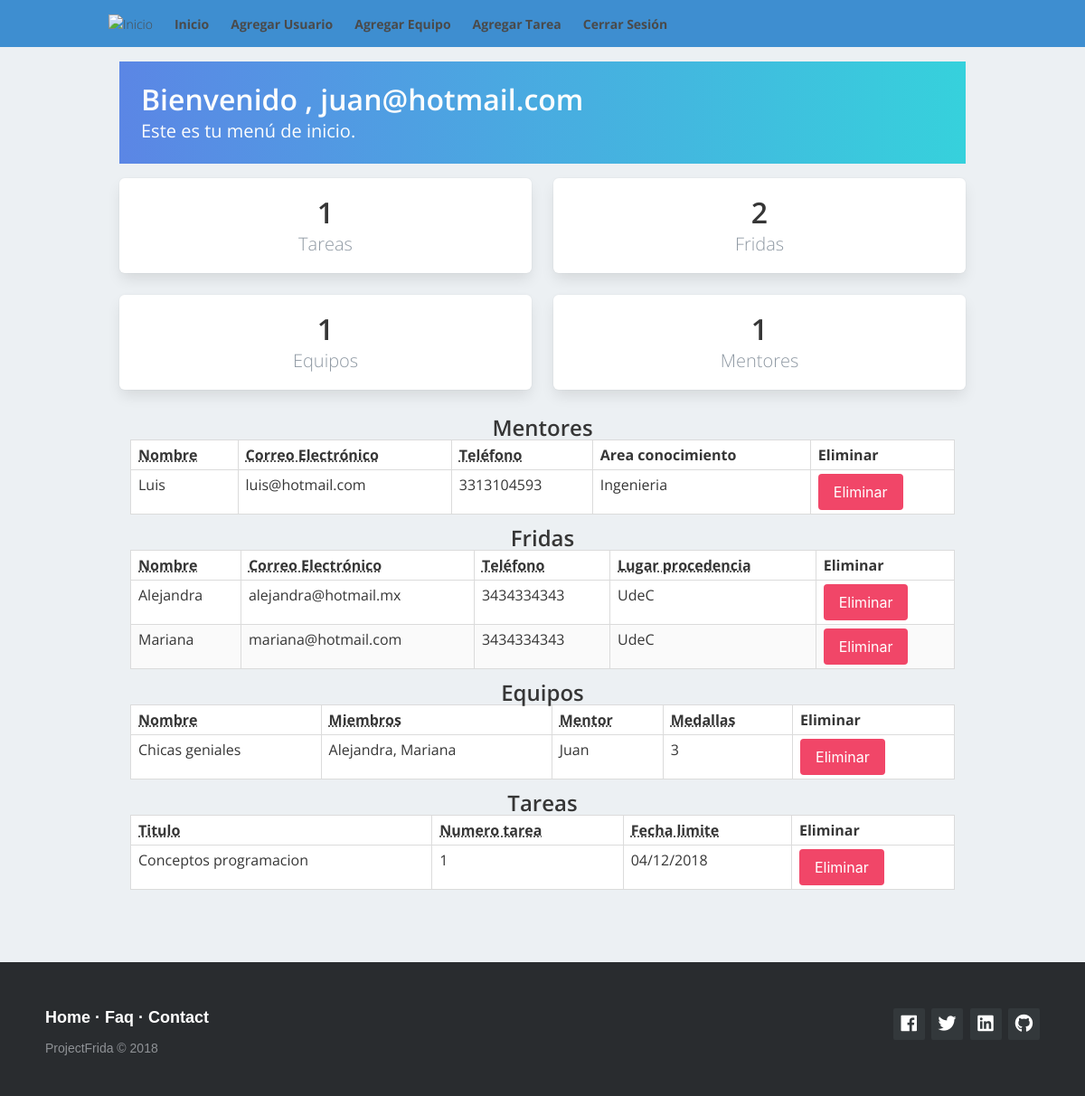
/liderf.php (signed in), run on the app's committed database.
### tables this page shows
CREATE TABLE `usuarios` (
  `idusuario` int(11) NOT NULL,
  `nombre` varchar(100) NOT NULL,
  `fecha_nac` varchar(10) NOT NULL,
  `correo` varchar(50) NOT NULL,
  `lugar_procedencia` varchar(11) NOT NULL,
  `telefono` varchar(10) NOT NULL,
  `rol` varchar(6) NOT NULL,
  `area_conocimiento` varchar(100) NOT NULL,
  `contrasena` varchar(50) NOT NULL,
  `idequipo` int(11) NOT NULL
);

CREATE TABLE `equipos` (
  `idequipo` int(11) NOT NULL,
  `nombre` varchar(100) NOT NULL,
  `miembros` varchar(500) NOT NULL,
  `mentor` varchar(100) NOT NULL,
  `medallas` int(11) NOT NULL
);

CREATE TABLE `tareas` (
  `idtarea` int(11) NOT NULL,
  `titulo` varchar(50) NOT NULL,
  `numero` int(11) NOT NULL,
  `archivo` longblob NOT NULL,
  `fecha_entregado` varchar(10) NOT NULL,
  `fecha_limite_entrega` varchar(10) NOT NULL
);

### liderf.php (the view, shortened to what the rows shown need)
<?php
    if($_SESSION["logueado"] == TRUE) {
        $pid = $_SESSION['id'];
?>
<!DOCTYPE html>
<html lang="en">
<head>
    <link rel="stylesheet" href="https://maxcdn.bootstrapcdn.com/font-awesome/4.7.0/css/font-awesome.min.css">
    <link rel="stylesheet" href="https://cdnjs.cloudflare.com/ajax/libs/bulma/0.7.2/css/bulma.min.css" />
    <link rel="stylesheet" type="text/css" href="./css/menuFrida.css">
	<link rel="stylesheet" href="css/footerGeneral.css">
	<link rel="stylesheet" href="https://use.fontawesome.com/releases/v5.5.0/css/all.css">
</head>
<body>
    <div class="container">
        <div class="columns">
            <div class="column is-12">
                <section class="hero is-info welcome is-small">
                    <div class="hero-body">
                        <div class="container">
                            <h1 class="title">
                                Bienvenido , <span> <?php echo $pid ?></span>
                            </h1>
                            <h2 class="subtitle">
                                Este es tu menú de inicio.
                            </h2>
                        </div>
                    </div>
                </section>
            <div>
            <div class="container">
                    <div class="columns">
                        <div class="column is-12">
                    <table class="table is-bordered is-striped is-narrow is-hoverable is-fullwidth">
                            <thead>
                            <caption > <h1 class="title is-4">Mentores</h1> </caption>
                              <tr>
                                <th><abbr title="Position">Nombre</abbr></th>
                                <th><abbr title="Played">Correo Electrónico</abbr></th>
                                <th><abbr title="Won">Teléfono</abbr></th>
                                <th>Area conocimiento</th>
                                <th>Eliminar</th>
                              </tr>
                            </thead>
                            <tbody>
                              <?php
                                require 'conexion.php';
                                $sql = "SELECT * FROM usuarios where rol='mentor'";
                                $result = $mysqli->query($sql);
                                if ($result->num_rows > 0) {
                                    while($row = $result->fetch_assoc()) {
                                    ?>
                                        <tr>
                                            <td><?php echo $row["nombre"]?></td>
                                            <td><?php echo $row["correo"]?></td>
                                            <td><?php echo $row["telefono"]?></td>
                                            <td><?php echo $row["area_conocimiento"]?></td>
                                            <td>
                                                <form action="./php/eliminarUsuario.php" method="post" onsubmit="return confirm('¿Seguro quiere eliminar este mentor?');">
                                                    <input type="submit" class="button is-danger" value="Eliminar">
                                                </form>
                                                </td>
                                        </tr>
                                <?php }
                                } else {
                                    echo "0 results";
                                }
                                ?>
                            </tbody>
                          </table>
                    </div>
                    </div>
                </div>
            <div class="container">
                    <div class="columns">
                        <div class="column is-12">
                    <table class="table is-bordered is-striped is-narrow is-hoverable is-fullwidth">
                            <thead>
                            <caption > <h1 class="title is-4">Fridas</h1> </caption>
                              <tr>
                                <th><abbr title="Position">Nombre</abbr></th>
                                <th><abbr title="Played">Correo Electrónico</abbr></th>
                                <th><abbr title="Won">Teléfono</abbr></th>
                                <th><abbr title="Position">Lugar procedencia</abbr></th>
                                <th>Eliminar</th>
                              </tr>
                            </thead>
                            <tbody>
                              <?php
                                require 'conexion.php';
                                $sql = "SELECT * FROM usuarios where rol='frida'";
                                $result = $mysqli->query($sql);
                                if ($result->num_rows > 0) {
                                    while($row = $result->fetch_assoc()) {
                                    ?>
                                        <tr>
                                            <td><?php echo $row["nombre"]?></td>
                                            <td><?php echo $row["correo"]?></td>
                                            <td><?php echo $row["telefono"]?></td>
                                            <td><?php echo $row["lugar_procedencia"]?></td>
                                            <td>
                                                <form action="./php/eliminarUsuario.php" method="post"onsubmit="return confirm('¿Seguro quiere eliminar esta frida?');">
                                                    <input type="submit" class="button is-danger" value="Eliminar">
                                                </form>
                                                </td>
                                        </tr>
                                <?php }
                                } else {
                                    echo "0 results";
                                }
                                ?>
                            </tbody>
                          </table>
                    </div>
                    </div>
                </div>
              <div class="container">
                    <div class="columns">
                        <div class="column is-12">
                    <table class="table is-bordered is-striped is-narrow is-hoverable is-fullwidth">
                            <thead>
                            <caption > <h1 class="title is-4">Equipos</h1> </caption>
                              <tr>
                                <th><abbr title="Position">Nombre</abbr></th>
                                <th><abbr title="Played">Miembros</abbr></th>
                                <th><abbr title="Won">Mentor</abbr></th>
                                <th><abbr title="Won">Medallas</abbr></th>
                                <th>Eliminar</th>
                              </tr>
                            </thead>
                            <tbody>
                              <?php
                                require 'conexion.php';
                                $sql = "SELECT * FROM equipos ";
                                $result = $mysqli->query($sql);
                                if ($result->num_rows > 0) {
                                    while($row = $result->fetch_assoc()) {
                                    ?>
                                        <tr>
                                            <td><?php echo $row["nombre"]?></td>
                                            <td><?php echo $row["miembros"]?></td>
                                            <td><?php echo $row["mentor"]?></td>
                                            <td><?php echo $row["medallas"]?></td>
                                            <td>
                                                <form action="./php/eliminarEquipo.php" method="post" onsubmit="return confirm('¿Seguro quiere eliminar este equipo?');">
                                                    <input type="submit" class="button is-danger" value="Eliminar">
                                                </form>
                                                </td>
                                        </tr>
                                <?php }
                                } else {
                                    echo "0 results";
                                }
                                ?>
                            </tbody>
                          </table>
                    </div>
                    </div>
                </div>
              <div class="container">
                    <div class="columns">
                        <div class="column is-12">
                    <table class="table is-bordered is-striped is-narrow is-hoverable is-fullwidth">
                            <thead>
                            <caption > <h1 class="title is-4">Tareas</h1> </caption>
                              <tr>
                                <th><abbr title="Position">Titulo</abbr></th>
                                <th><abbr title="Played">Numero tarea</abbr></th>
                                <th><abbr title="Won">Fecha limite</abbr></th>
                                <th>Eliminar</th>
                              </tr>
                            </thead>
                            <tbody>
                              <?php
                                require 'conexion.php';
                                $sql = "SELECT * FROM tareas ";
                                $result = $mysqli->query($sql);
                                if ($result->num_rows > 0) {
                                    while($row = $result->fetch_assoc()) {
                                    ?>
                                        <tr>
                                            <td><?php echo $row["titulo"]?></td>
                                            <td><?php echo $row["numero"]?></td>
                                            <td><?php echo $row["fecha_limite_entrega"]?></td>
                                            <td>
                                                <form action="./php/eliminarTarea.php" method="post" onsubmit="return confirm('¿Seguro quiere eliminar esta tarea?');">
                                                    <input type="submit" class="button is-danger" value="Eliminar">
                                                </form>
                                                </td>
                                        </tr>
                                <?php }
                                } else {
                                    echo "0 results";
                                }
                                ?>
                            </tbody>
                          </table>
                    </div>
                    </div>
                </div>
            </div>
            </div>
        </div>
    </div>
</body>
</html>
<?php
    } else {
        echo "<script>location.href='index.php';</script>";
    }
?>

### data on the page
usuarios: nombre "Luis", correo "luis@hotmail.com", telefono "3313104593", area_conocimiento "Ingenieria"
usuarios: nombre "Alejandra", correo "alejandra@hotmail.mx", telefono "3434334343", lugar_procedencia "UdeC"
usuarios: nombre "Mariana", correo "mariana@hotmail.com", telefono "3434334343", lugar_procedencia "UdeC"
equipos: nombre "Chicas geniales", miembros "Alejandra, Mariana", mentor "Juan", medallas "3"
tareas: titulo "Conceptos programacion", numero "1", fecha_limite_entrega "04/12/2018"

### other printed values
$pid "juan@hotmail.com"
$row["numTareas"] "1"
$row["numEquipos"] "1"
$row["numFridas"] "2"
$row["numMentores"] "1"
